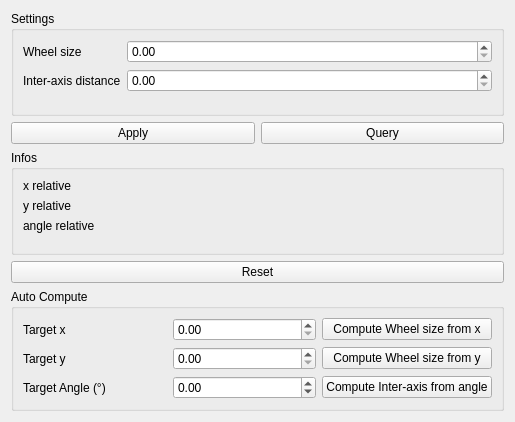
<?xml version="1.0" encoding="UTF-8"?>
<ui version="4.0">
 <class>OdometrieWindow</class>
 <widget class="QWidget" name="OdometrieWindow">
  <property name="geometry">
   <rect>
    <x>0</x>
    <y>0</y>
    <width>515</width>
    <height>422</height>
   </rect>
  </property>
  <property name="windowTitle">
   <string>Odométrie</string>
  </property>
  <layout class="QVBoxLayout" name="verticalLayout">
   <item>
    <widget class="QGroupBox" name="groupBox">
     <property name="title">
      <string>Settings</string>
     </property>
     <layout class="QFormLayout" name="formLayout">
      <item row="0" column="0">
       <widget class="QLabel" name="label">
        <property name="text">
         <string>Wheel size</string>
        </property>
       </widget>
      </item>
      <item row="0" column="1">
       <widget class="QDoubleSpinBox" name="wheelSize">
        <property name="maximum">
         <double>999.990000000000009</double>
        </property>
       </widget>
      </item>
      <item row="1" column="0">
       <widget class="QLabel" name="label_2">
        <property name="text">
         <string>Inter-axis distance</string>
        </property>
       </widget>
      </item>
      <item row="1" column="1">
       <widget class="QDoubleSpinBox" name="interAxisDistance">
        <property name="maximum">
         <double>999.990000000000009</double>
        </property>
       </widget>
      </item>
     </layout>
    </widget>
   </item>
   <item>
    <layout class="QHBoxLayout" name="horizontalLayout">
     <item>
      <widget class="QPushButton" name="applyButton">
       <property name="text">
        <string>Apply</string>
       </property>
      </widget>
     </item>
     <item>
      <widget class="QPushButton" name="queryButton">
       <property name="text">
        <string>Query</string>
       </property>
      </widget>
     </item>
    </layout>
   </item>
   <item>
    <widget class="QGroupBox" name="groupBox_2">
     <property name="title">
      <string>Infos</string>
     </property>
     <layout class="QFormLayout" name="formLayout_2">
      <item row="0" column="0">
       <widget class="QLabel" name="label_3">
        <property name="text">
         <string>x relative</string>
        </property>
       </widget>
      </item>
      <item row="0" column="1">
       <widget class="QLabel" name="xRelativeLabel">
        <property name="text">
         <string/>
        </property>
       </widget>
      </item>
      <item row="1" column="0">
       <widget class="QLabel" name="label_5">
        <property name="text">
         <string>y relative</string>
        </property>
       </widget>
      </item>
      <item row="1" column="1">
       <widget class="QLabel" name="yRelativeLabel">
        <property name="text">
         <string/>
        </property>
       </widget>
      </item>
      <item row="2" column="0">
       <widget class="QLabel" name="label_7">
        <property name="text">
         <string>angle relative</string>
        </property>
       </widget>
      </item>
      <item row="2" column="1">
       <widget class="QLabel" name="angleRelativeLabel">
        <property name="text">
         <string/>
        </property>
       </widget>
      </item>
     </layout>
    </widget>
   </item>
   <item>
    <widget class="QPushButton" name="resetButton">
     <property name="text">
      <string>Reset</string>
     </property>
    </widget>
   </item>
   <item>
    <widget class="QGroupBox" name="groupBox_3">
     <property name="title">
      <string>Auto Compute</string>
     </property>
     <layout class="QGridLayout" name="gridLayout">
      <item row="2" column="1">
       <widget class="QDoubleSpinBox" name="targetAngle">
        <property name="minimum">
         <double>-20.000000000000000</double>
        </property>
        <property name="maximum">
         <double>20.000000000000000</double>
        </property>
       </widget>
      </item>
      <item row="0" column="0">
       <widget class="QLabel" name="label_4">
        <property name="text">
         <string>Target x</string>
        </property>
       </widget>
      </item>
      <item row="1" column="1">
       <widget class="QDoubleSpinBox" name="targetY">
        <property name="maximum">
         <double>5000.000000000000000</double>
        </property>
       </widget>
      </item>
      <item row="0" column="1">
       <widget class="QDoubleSpinBox" name="targetX">
        <property name="maximum">
         <double>5000.000000000000000</double>
        </property>
       </widget>
      </item>
      <item row="2" column="0">
       <widget class="QLabel" name="label_8">
        <property name="text">
         <string>Target Angle (°)</string>
        </property>
       </widget>
      </item>
      <item row="1" column="0">
       <widget class="QLabel" name="label_6">
        <property name="text">
         <string>Target y</string>
        </property>
       </widget>
      </item>
      <item row="0" column="2">
       <widget class="QPushButton" name="setWheelSizeFromX">
        <property name="text">
         <string>Compute Wheel size from x</string>
        </property>
       </widget>
      </item>
      <item row="1" column="2">
       <widget class="QPushButton" name="setWheelSizeFromY">
        <property name="text">
         <string>Compute Wheel size from y</string>
        </property>
       </widget>
      </item>
      <item row="2" column="2">
       <widget class="QPushButton" name="setInterAxisFromAngle">
        <property name="text">
         <string>Compute Inter-axis from angle</string>
        </property>
       </widget>
      </item>
     </layout>
    </widget>
   </item>
  </layout>
 </widget>
 <resources/>
 <connections/>
</ui>
